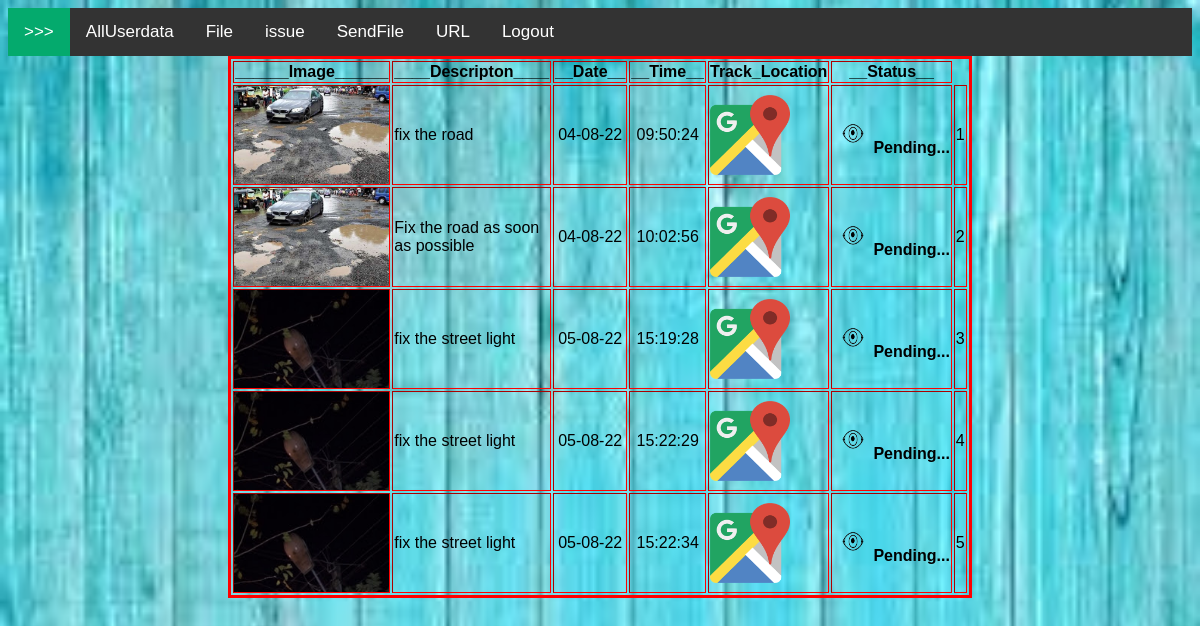
Page /issue on the committed database.
### app1/models.py (models this page shows)
class pho4(models.Model):
	photo=models.CharField(max_length=60)
	date1=models.CharField(max_length=60)
	Time1=models.CharField(max_length=60)
	des=models.CharField(max_length=100)
	Status=models.CharField(max_length=50)
	Location=models.CharField(max_length=150)

### app1/views.py (the view)
# urls.py: path('issue',issue),
def issue(req):
    x=pho4.objects.all()
    file1=x.values()
    print(x.values())
    return render(req,"file1.html",{"file1":file1})

### template/file1.html (shortened to what this page needs)
{% load static %}
<html>
<head>
<link rel='stylesheet' type="text/css" href="{% static 'style.css' %}">
</head>
<body >
<div class="topnav">
  <a href="main" class="active">>>></a>
  <div id="myLinks">
    <a href="list">AllUserdata</a>
    <a href="new">File</a>
    <a href="file1">issue</a>
   <a href="Mail">SendFile</a>
   <a href="csv1">URL</a>
    <a href="login">Logout</a>
  </div>
</div>
<body background="{% static 'w2.jpg' %}" style="background-size: cover">
	<table border=2 align="center">
    <tr>
    <th>______Image______</th><th>____Descripton____</th> <th>__Date__</th><th>__Time__</th><th>Track_Location</th><th>__Status__</th></tr><tr>
		{% for i in file1 %}
    <td style="background-image:url(/static/{{i.photo}});background-size: cover; width:300px;height: 100px;"
    ></td>
    <td>{{i.des}}</td>
     <td style="width: 300px;text-align: center;">{{i.date1}}</td>
     <td style="width: 300px;text-align:  center;">{{i.Time1}}</td>
     <td><a href="{{i.Location}}" ><img src="{% static 'map.png' %}" style="width: 80px;height: 80px"> </a></td>
    <td><img src="{% static 'ii.gif' %}" onclick="myFunction()" style="width:40px;height: 40px"><b>{{i.Status}}</b> <td>{{i.id}}</td></td>
  </tr>
		{% endfor %}
	</table>
</body>
</html>

### app1/static/style.css (style rules this page uses)
table { border:solid red; width:200; }
body { font-family: Arial, Helvetica, sans-serif; }
.topnav { overflow: hidden; background-color: #333; position: relative; }
.topnav a { float: left; color: white; padding: 14px 16px; text-decoration: none; font-size: 17px; }
.active { background-color: #04AA6D; color: white; }

### template/file1.html (style rules this page uses)
body { font-family: Arial, Helvetica, sans-serif; }
.topnav { overflow: hidden; background-color: #333; position: relative; }
.topnav a { float: left; color: white; padding: 14px 16px; text-decoration: none; font-size: 17px; }
.active { background-color: #04AA6D; color: white; }

### rows in the picture
pho4: photo (picture), des "fix the road", date1 "04-08-22", Time1 "09:50:24", Status "Pending...", id "1"
pho4: photo (picture), des "Fix the road as soon as possible", date1 "04-08-22", Time1 "10:02:56", Status "Pending...", id "2"
pho4: photo (picture), des "fix the street light", date1 "05-08-22", Time1 "15:19:28", Status "Pending...", id "3"
pho4: photo (picture), des "fix the street light", date1 "05-08-22", Time1 "15:22:29", Status "Pending...", id "4"
pho4: photo (picture), des "fix the street light", date1 "05-08-22", Time1 "15:22:34", Status "Pending...", id "5"
